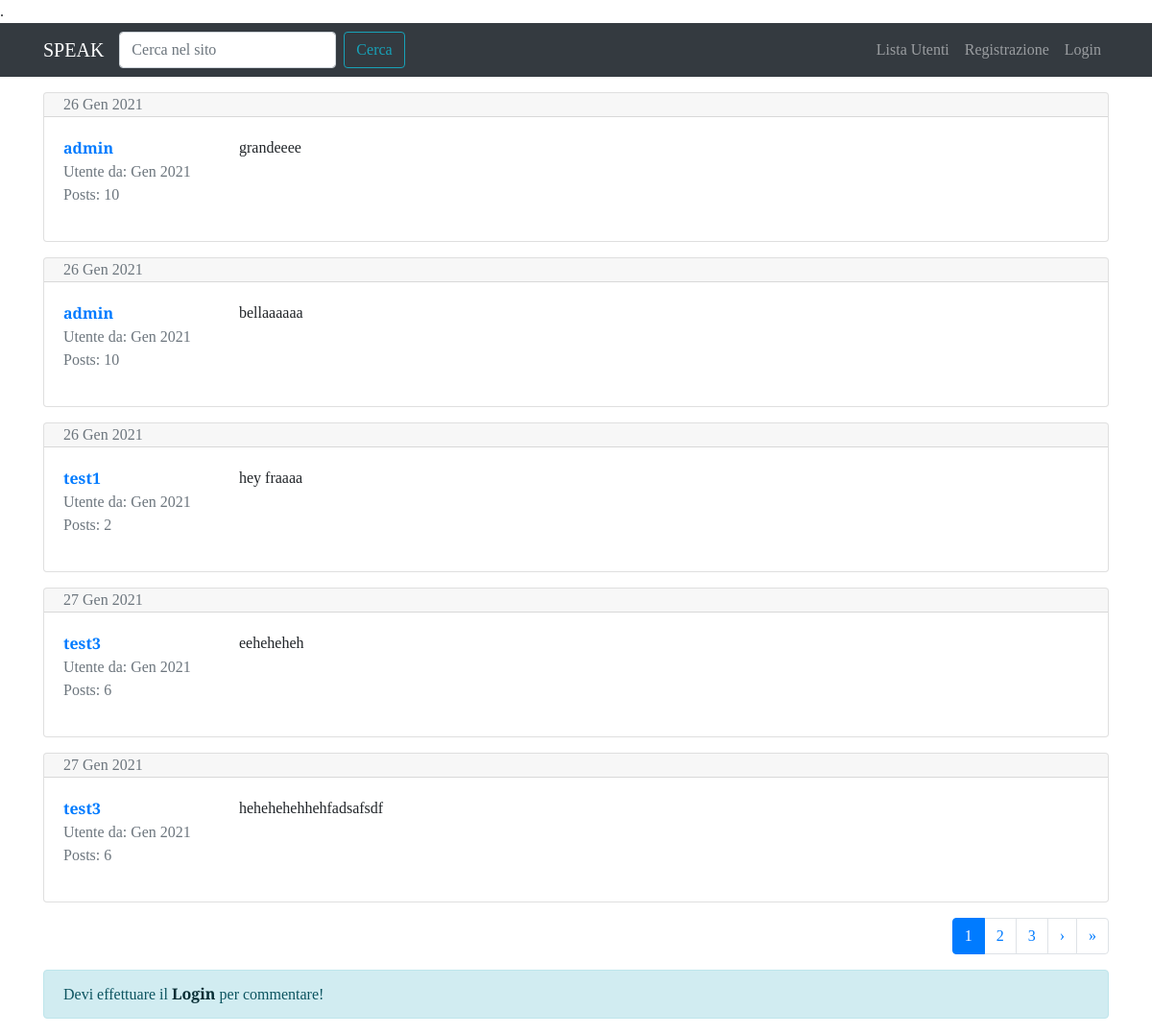
Screenshot of /forum/discussione/7/?pagina=1 with the database file from the repository.
### forum/models.py (models this page shows, shortened)
class Post(models.Model):
    autore_post = models.ForeignKey(User, on_delete=models.CASCADE, related_name="posts")
    contenuto = models.TextField()
    data_creazione = models.DateTimeField(auto_now_add=True)
    discussione = models.ForeignKey(Discussione, on_delete=models.CASCADE)
    class Meta:
        verbose_name = "Post"
        verbose_name_plural = "Posts"

### forum/views.py (the view)
# urls.py: path('discussione/<int:pk>/', views.visualizza_discussione, name="visualizza_discussione"),
def visualizza_discussione(request, pk):
    discussione = get_object_or_404(Discussione, pk=pk)
    posts_discussione = Post.objects.filter(discussione=discussione)
    paginator = Paginator(posts_discussione, 5)
    page = request.GET.get("pagina") # prendo il valore della pagina corrispondente, dalla barra degli URL tramite GET
    posts = paginator.get_page(page) # chiamo il metodo get_page dell'istanza paginator a cui passo la pagina in cui ci troviamo
    form_commento = PostModelForm() # aggiungo il Form dei commenti, per visualizzarlo nella discussione ("pagina" è il nome dato da noi)
    context = {
                "discussione": discussione,
                "posts_discussione": posts,
                "form_commento": form_commento}
    return render(request, "forum/singola_discussione.html", context)

### forum/forms.py
class PostModelForm(forms.ModelForm): # Form per creare i commenti (che sono cmq Post) in usa discussione
    class Meta:
        model = Post
        fields = ["contenuto"]
        widgets = {
            "contenuto": forms.Textarea(attrs={"rows": 5})
        }
        labels = {
            "contenuto": "Messaggio"
        }

### forum/models.py (called while the page is built)
    def __str__(self):
        return self.nome_sezione

### forum/templates/forum/singola_discussione.html (shortened to what this page needs)
{% extends 'base.html' %}
{% block content %}
    {% for post in posts_discussione %}
        <div class="card my-3">
            {% if forloop.first and not "pagina" in request.get_full_path %}
            <div class="card-header pb-0">
                <h3>{{ discussione.titolo }}</h3>
                <p class="text-muted">{{ discussione.data_creazione|date:"D d M Y" }}
                <br>in: {{ discussione.sezione_appartenenza }}</p>
            </div>
            {% else %}
                <div class="card-header py-0">
                    <span class="text-muted mb-0">{{ post.data_creazione|date:"d M Y" }}</span>
                </div>
            {% endif %}
            <div class="card-body">
                <div class="row">
                    <div class="col-xl-2 col-4">
                        <p class="mb-0"><a href="{% url 'user_profile' username=post.autore_post.username %}"><strong>{{ post.autore_post }}</strong></a></p>
                        <p class="text-muted mb-0">Utente da: {{ post.autore_post.date_joined|date:"M Y" }}</p>
                        <p class=" text-muted">Posts: {{ post.autore_post.posts.count }}</p>
                    </div>
                    <div class="col-xl-10 col-8">
                        <p class="my-0">{{ post.contenuto|linebreaks }}</p>
                    </div>
                </div>
            </div>
        </div>
    {% endfor %}
    <nav aria-label="Pagination">
        <ul class="pagination justify-content-end">
        {% if posts_discussione.paginator.num_pages > 1 %}
            {% for i in posts_discussione.paginator.page_range %}
                {% if posts_discussione.number == i %}
                    <li class="page-item active"><span class="page-link">{{ i }} <span class="sr-only">(current)</span></span></li>
                {% else %}
                    <li class="page-item"><a class="page-link" href="?pagina={{ i }}">{{ i }}</a></li>
                {% endif %}
            {% endfor %}
        {% endif %}
        {% if posts_discussione.has_next %}
            <li class="page-item"><a class="page-link" href="?pagina={{ posts_discussione.next_page_number }}">&rsaquo;</a></li>
            <li class="page-item"><a class="page-link" href="?pagina={{ posts_discussione.paginator.num_pages }}">&raquo;</a></li>
        {% endif %}
        </ul>
      </nav>
    {% if request.user.is_authenticated %}
        {% include 'forum/form_commento.html' %}
    {% else %}
        <div class="alert alert-info" role="alert">
            Devi effettuare il <a href="{% url 'login' %}?next={{ request.get_full_path }}" class="alert-link">Login</a> per commentare!
        </div>
    {% endif %}
{% endblock content %}

### static-storage/css/speak.css (style rules this page uses)
body { font-family: 'Slabo 27px', serif; }

### rows the page displays
Post: data_creazione "26 Gen 2021", autore_post "admin", autore_post.date_joined "Gen 2021", autore_post.posts.count "10", contenuto "grandeeee"
Post: data_creazione "26 Gen 2021", autore_post "admin", autore_post.date_joined "Gen 2021", autore_post.posts.count "10", contenuto "bellaaaaaa"
Post: data_creazione "26 Gen 2021", autore_post "test1", autore_post.date_joined "Gen 2021", autore_post.posts.count "2", contenuto "hey fraaaa"
Post: data_creazione "27 Gen 2021", autore_post "test3", autore_post.date_joined "Gen 2021", autore_post.posts.count "6", contenuto "eeheheheh"
Post: data_creazione "27 Gen 2021", autore_post "test3", autore_post.date_joined "Gen 2021", autore_post.posts.count "6", contenuto "hehehehehhehfadsafsdf"

### other values shown
{{ i }} "1"
{{ i }} "2" "3"
